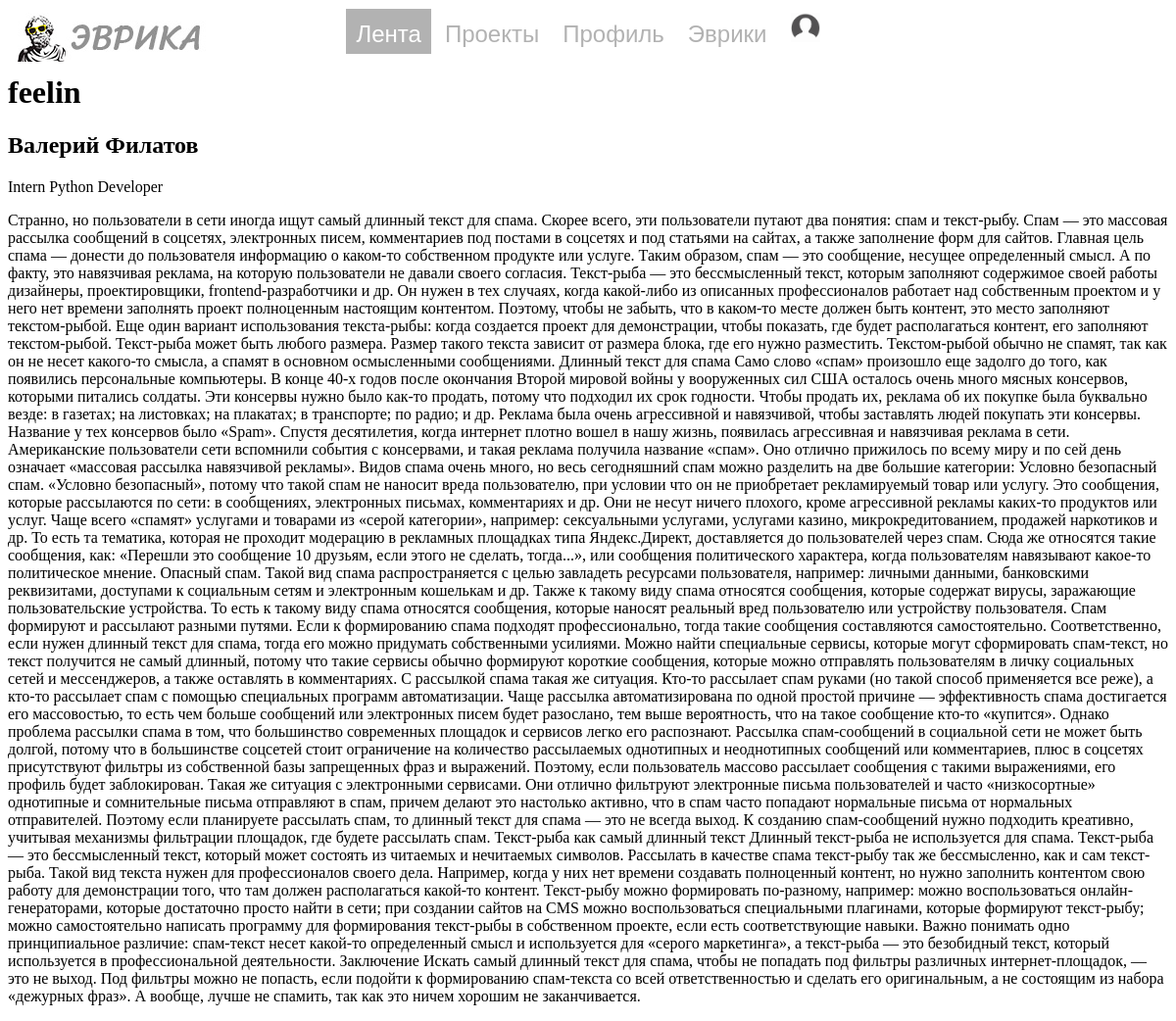
The app's page /profile (signed in) with its own data.
### main.py (models this page shows, shortened)
class User(UserMixin, db.Model):
    id = db.Column(db.Integer, primary_key=True)
    nick = db.Column(db.String(16), nullable=False)
    email = db.Column(db.String, nullable=False)
    name = db.Column(db.String)
    second_name = db.Column(db.String)
    about = db.Column(db.Text)
    level = db.Column(db.String, nullable=False)
    main_language = db.Column(db.String, nullable=False)
    password = db.Column(db.String, nullable=False)

### main.py (the view)
@app.route('/profile')
@login_required
def profile():
    return render_template('profile.html', title='Профиль', user=current_user)

### main.py (called while the page is built)
@login_manager.user_loader
def load_user(user_id):
    return User.query.get(user_id)

### templates/profile.html
{%extends 'base.html'%}
{%block body%}
<h1>{{user.nick}}</h1>
{% if user.name %}
    {% if user.second_name %}
        <h2>{{user.name}} {{user.second_name}}</h2>
    {% else %}
        <h2>{{user.name}}</h2>
    {% endif %}
{% endif %}
<p> {{user.level}} {{user.main_language}} Developer</p>
{% if user.about %}
    <p>{{user.about}}</p>
{% endif %}
{%endblock%}

### templates/base.html (shortened to what this page needs)
<!DOCTYPE html>
<html lang="en">
<head>
    <link rel="stylesheet" href="static/css/style.css" type="text/css">
</head>
<body>
    <nav class="menu">
        <ul class="top-menu">
         <li class="logo"><img src="static/images/logo.jpg" alt="Arch logo"  width = 200 px height = 50 px></li>
         <li class="active">Лента</li>
         <li><a href="/projects">Проекты</a></li>
         <li><a href="/profile">Профиль</a></li>
         <li><a href="/matches">Эврики</a></li>
         <li><img src="static/images/user.jpg" alt="user"  width = 30 px height = 30 px></li>
        </ul>
    </nav>
    {% block body %}
    {% endblock %}
</body>
</html>

### static/css/style.css (style rules this page uses)
nav a { text-decoration: none; }
nav ul { margin: 0; padding: 0; text-align: center; }
nav li { list-style-position: center; font: 24px 'Oswald', sans-serif; padding: 10px; }
.top-menu li { display: inline-block; padding: 5px 10px; margin: 0; }
.top-menu li.active { background: #b2b2b2; color: #fff; }
.top-menu a { color: #b2b2b2; }
.logo { position: absolute; left: 0%; }

### records on screen
User: nick "feelin", name "Валерий", second_name "Филатов", level "Intern", main_language "Python", about "Странно, но пользователи в сети иногда ищут самый длинный текст для спама. Скорее всего, эти пользователи путают два понятия: спам и текст-рыбу. Спам — это массовая рассылка сообщений в соцсетях, электронных писем, комментариев под постами в соцсетях и под статьями на сайтах, а также заполнение форм для сайтов. Главная цель спама — донести до пользователя информацию о каком-то собственном продукте или услуге. Таким образом, спам — это сообщение, несущее определенный смысл. А по факту, это навязчивая реклама, на которую пользователи не давали своего согласия. Текст-рыба — это бессмысленный текст, которым заполняют содержимое своей работы дизайнеры, проектировщики, frontend-разработчики и др.…"
